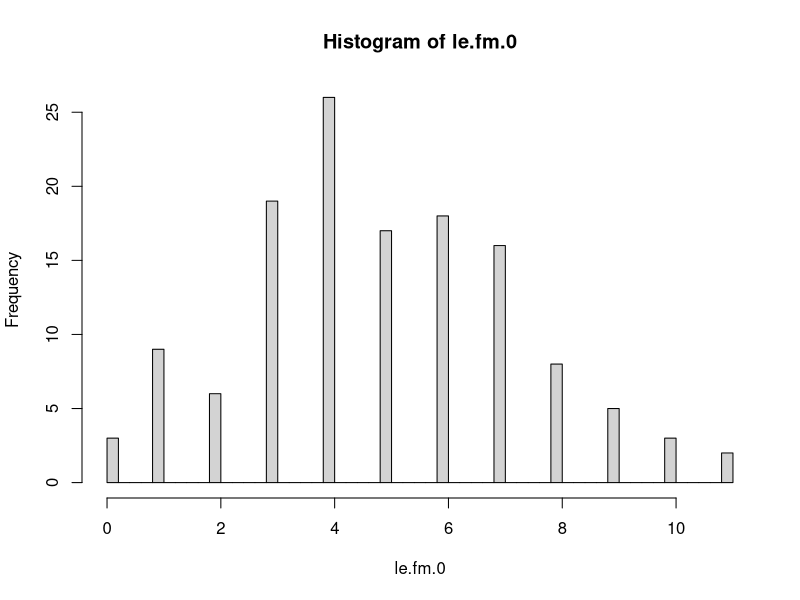
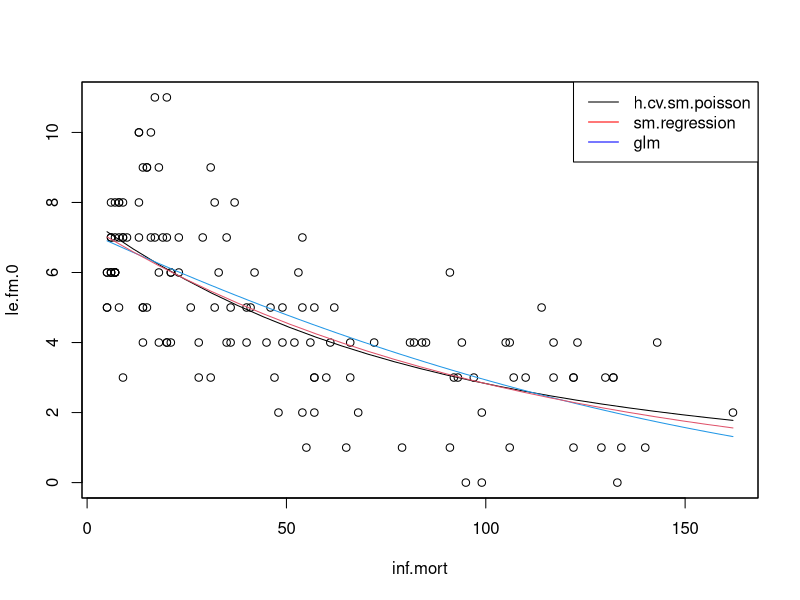
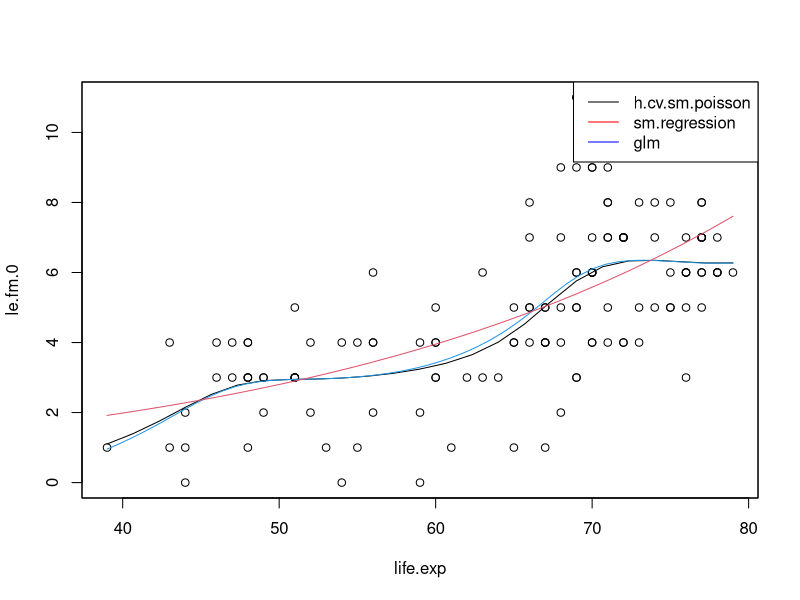

R code for these plots, in order:
## ---- chunk 1
knitr::opts_chunk$set(echo = TRUE)
library(knitr)
library(sm)
## ---- chunk 2
countries<-read.table(file="countries.txt",head=T,row.names=2,dec=",")
attach(countries)
le.fm.0 <- pmax(0,le.fm)
hist(le.fm.0,br=40)
## ---- chunk 3

# Write your own CV bandwidth choice script for the local Poisson regression.
# h.cv.sm.possion.R
#
# method can be equal to 'loglik.CV' (default) or 'prob.missclas.CV'
h.cv.sm.poisson <- function(x, y, rg.h = NULL, l.h = 10, method = prob.missclas.CV){
  cv.h <- numeric(l.h)
  if (is.null(rg.h)){
    hh <- c(h.select(x,y,method="cv"), h.select(x,y,method="aicc"))#,hcv(x,y))
    rg.h <- range(hh)
  }
  i <- 0
  gr.h <- exp( seq(log(rg.h[1]/1.1), log(rg.h[2]*1.1), l=l.h))
  for (h in gr.h){
    i <- i+1
    cv.h[i] <- method(x,y,h)
  }
  return(list(h=gr.h,cv.h=cv.h, h.cv = gr.h[which.min(cv.h)]))
}
# method 1
prob.missclas.CV <- function(x,y,h){
  n <- length(x)
  pred <- sapply(1:n, 
                 function(i,x,y,h){
                   sm.poisson(x=x[-i],y=y[-i],h=h,eval.points=x[i],display="none")$estimate
                 },   x,y,h)
  return(sum(abs(pred-y)>.5)/n)
}
# method 2
loglik.CV <- function(x,y,h){
  n <- length(x)
  pred <- sapply(1:n, 
                 function(i,x,y,h){
                   sm.poisson(x=x[-i],y=y[-i],h=h,eval.points=x[i],display="none")$estimate
                 },   x,y,h)
  return(-sum( y*log(pred/(1-pred)) + log(1-pred) ))
}
## ---- chunk 4
h.list <- h.cv.sm.poisson(inf.mort,le.fm.0)#rg.h=c(4,11)

aux <- sm.poisson(inf.mort,le.fm.0,h=h.list$h.cv, col=1) # h=10
sm.regression(inf.mort,le.fm.0,h=h.list$h.cv,col=4,add=T) # h=10
aux.glm <- glm(le.fm.0 ~ inf.mort,family=poisson)
pred <- predict(aux.glm, 
                newdata=data.frame(inf.mort=aux$eval.points),
                type="response")
lines(aux$eval.points,pred,col=2)
legend('topright', c("h.cv.sm.poisson", "sm.regression", "glm"), col = c('black', 'red', 'blue'), lty = c(1, 1, 1))
## ---- chunk 5
h.list <- h.cv.sm.poisson(life.exp,le.fm.0)#rg.h=c(4,11)

aux <- sm.poisson(life.exp,le.fm.0,h=h.list$h.cv, col=1) # h=10
sm.regression(life.exp,le.fm.0,h=h.list$h.cv,col=4,add=T) # h=10
aux.glm <- glm(le.fm.0 ~ life.exp,family=poisson)
pred <- predict(aux.glm, 
                newdata=data.frame(life.exp=aux$eval.points),
                type="response")
lines(aux$eval.points,pred,col=2)
legend('topright', c("h.cv.sm.poisson", "sm.regression", "glm"), col = c('black', 'red', 'blue'), lty = c(1, 1, 1))
